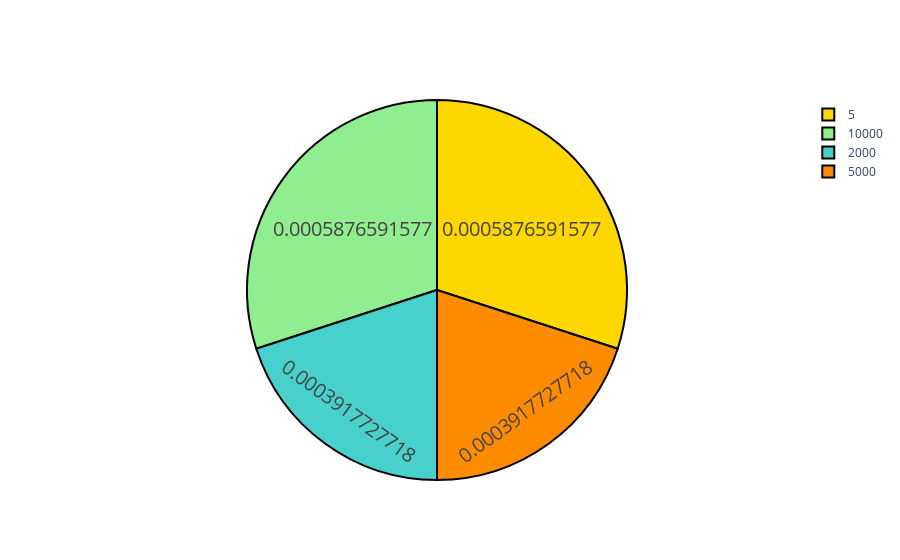

Notebook code for this chart:
### Code cell
colors = ['gold', 'mediumturquoise', 'darkorange', 'lightgreen']

fig = go.Figure(data=[go.Pie(labels=labels, values=values_N)])
fig.update_traces(hoverinfo='label+percent', textinfo='value', textfont_size=20,
                  marker=dict(colors=colors, line=dict(color='#000000', width=2)))
fig.show()

### Figure 1 — Plotly figure (JSON) as saved in the notebook; plotly's stock layout.template omitted (floating-point values rounded to 4 significant figures)
{"data": [{"hoverinfo": "label+percent", "labels": ["5", "2000", "5000", "10000"], "marker": {"colors": ["gold", "mediumturquoise", "darkorange", "lightgreen"], "line": {"color": "#000000", "width": 2}}, "textfont": {"size": 20}, "textinfo": "value", "type": "pie", "values": [0.0005877, 0.0003918, 0.0003918, 0.0005877]}], "layout": {}}
